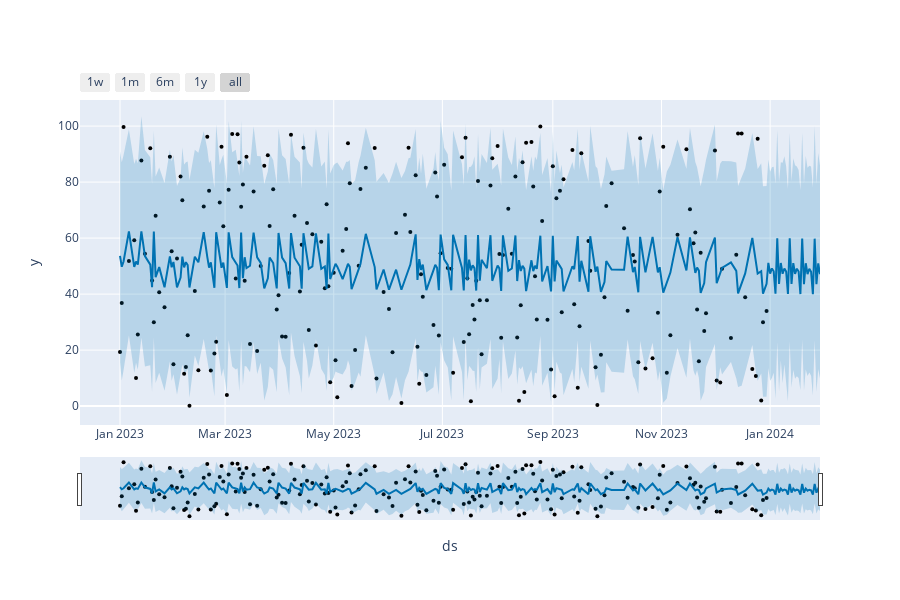

Notebook code cell kept with this figure:
### Code cell
from prophet.plot import plot_plotly

# Interactive plot
plot_plotly(model, forecast)

### Figure 1 — Plotly figure (JSON) as saved in the notebook; plotly's stock layout.template omitted (floating-point values rounded to 4 significant figures; data arrays with more than 128 entries replaced by an {"elided": "..."} marker saying what was removed)
{"data": [{"marker": {"color": "black", "size": 4}, "mode": "markers", "name": "Actual", "type": "scatter", "x": {"elided": "203 str values"}, "y": {"elided": "203 float values"}}, {"hoverinfo": "skip", "line": {"width": 0}, "mode": "lines", "type": "scatter", "x": {"elided": "233 str values"}, "y": {"elided": "233 float values"}}, {"fill": "tonexty", "fillcolor": "rgba(0, 114, 178, 0.2)", "line": {"color": "#0072B2", "width": 2}, "mode": "lines", "name": "Predicted", "type": "scatter", "x": {"elided": "233 str values"}, "y": {"elided": "233 float values"}}, {"fill": "tonexty", "fillcolor": "rgba(0, 114, 178, 0.2)", "hoverinfo": "skip", "line": {"width": 0}, "mode": "lines", "type": "scatter", "x": {"elided": "233 str values"}, "y": {"elided": "233 float values"}}], "layout": {"height": 600, "showlegend": false, "width": 900, "xaxis": {"rangeselector": {"buttons": [{"count": 7, "label": "1w", "step": "day", "stepmode": "backward"}, {"count": 1, "label": "1m", "step": "month", "stepmode": "backward"}, {"count": 6, "label": "6m", "step": "month", "stepmode": "backward"}, {"count": 1, "label": "1y", "step": "year", "stepmode": "backward"}, {"step": "all"}]}, "rangeslider": {"visible": true}, "title": {"text": "ds"}, "type": "date"}, "yaxis": {"title": {"text": "y"}}}}
